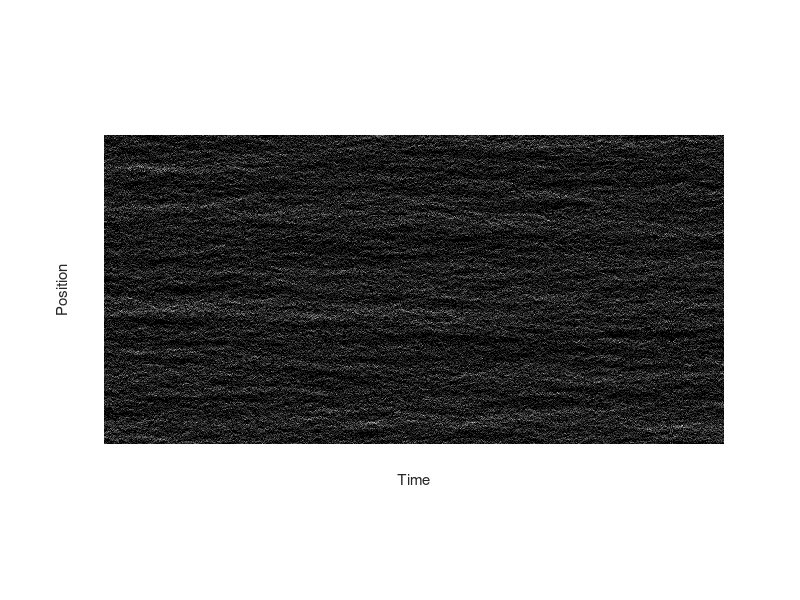

Source code (MATLAB):
%%%% Making particles move in a universe %%%%%%

%%Declaring the relevant parameters%%
universelength = 500;
kicks = 10000;
particles = 500;

%%initializing the relevant matrices%%
f = zeros(kicks, particles);
x = zeros(kicks, particles);

%%setting the relevant first positions %%
f(1,:) = universelength*rand(1,particles);
f(2:end,:) = randn(kicks-1,particles);

%%x will be assigned to the cumulative sum of the array - effectively 
%representing each particles position after each kick
x = mod(cumsum(f),universelength);

%now we create the image. Effectively, we want to view the world flipped 
% 90 degrees, and then time will span out horizontally. For this reason ,
% we initialize I as the transpose!

I = zeros(particles, kicks);
x = ceil(x);

for i=[1:kicks]
    I(:,i)= hist(x(i,:),particles);
end

figure
imshow(I(:,4000:5000),[]);
xlabel('Time'),ylabel('Position');

%Variance calculations

%We want to go down each column of the cumulatively summed matrix,
%and take the variance of that collection of progressive positions

variance = zeros(1,particles);
for item = [1:particles]
    variance(1,item) = var(x(:,item));
end

% now we want the average value of those variances

averagevariance = mean(variance)





